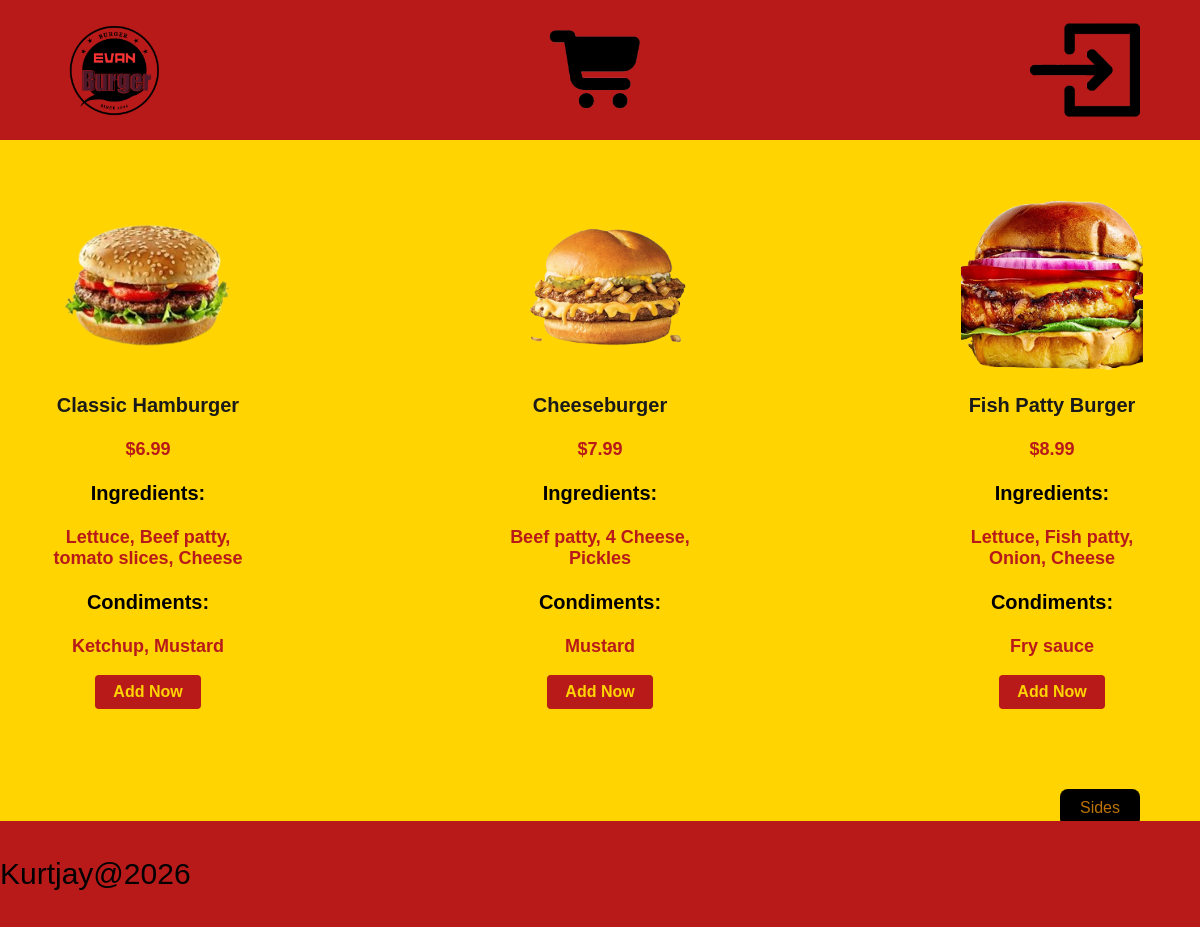
The page /menu on the database its author committed.
### tables this page shows
CREATE TABLE products (id INT, burgers TEXT, price REAL, ingredients TEXT, condiments TEXT, photo, PRIMARY KEY (id));

### app.py (the view)
@app.route('/menu')
def menu():
    sql = "SELECT id, burgers, price, ingredients, condiments, photo FROM products WHERE burgers IS NOT NULL AND burgers != ''"  # only rows that actually have a burger name, so blank/placeholder rows don't show up
    results = query_db(sql)
    return render_template("menus.html", results=results)

### app.py (called while the page is built)
def get_db():
    db = getattr(g, '_database', None)  # checks if a connection was already opened during this request
    if db is None:  # no connection yet this request
        db = g._database = sqlite3.connect(DATABASE)  # open one, and store it on "g" so the rest of this request can reuse it
        db.row_factory = sqlite3.Row  # lets query results be read like dictionaries (row['column']) instead of plain tuples
    return db

@app.teardown_appcontext  # Flask calls this automatically at the end of every request, success or failure
def close_connection(exception):
    db = getattr(g, '_database', None)
    if db is not None:
        db.close()  # closes the connection so it doesn't stay open after the request finishes

def query_db(query, args=(), one=False):
    cur = get_db().execute(query, args)
    rv = cur.fetchall()
    cur.close()
    return (rv[0] if rv else None) if one else rv

### templates/menus.html
{% extends "layout.html" %}
{% block content %}
<div class="burger-grid">
    {% for item in results %}
    <div class="burger-card">
        <img src="/{{ item.photo }}" alt="{{ item.burgers }}">
        <h2>{{ item.burgers }}</h2>
        <p>{{ item.price }}</p>
        <h3>Ingredients: </h3>
        <p>{{ item.ingredients }}</p>
        <h3>Condiments: </h3>
        <p>{{ item.condiments }}</p>
        <form action="{{ url_for('add_burger_to_cart', product_id=item.id) }}" method="post">
            <button type="submit" class="add-now-btn">Add Now</button>
        </form>
    </div>
    {% endfor %}
</div>
<div class="menus-sides-button">
    <a href="/sides">Sides</a>
</div>
{% endblock %}

### templates/layout.html (shortened to what this page needs)
<!DOCTYPE html>
<html lang="en">
<head>
    <link rel="stylesheet" href="../static/CSS/style.css">
</head>
<body>
    <header>
        <div class="header">
            <div class="head">
                <a href="/"><img src="static/images/burger-logo.png" alt="Burger logo" >
                    </a>
            </div>
            <div class="cart">
                <a href="/cart"><img src="static/images/cartlogo.png" alt="Cart">
                    </a>
            </div>
            <div>
                <div class="log">
                    <a href="/login"><img src="static/images/login-logo.png" alt="login logo">
                    </a>
                </div>
            </div>
        </div>
    </header>
    <main>
        {% block content %}{% endblock %}
    </main>
    <footer>
        {% include "footer.html" %}
    </footer>
</body>
</html>

### templates/footer.html (shortened to what this page needs)
<!DOCTYPE html>
<html>
    <link rel="stylesheet" href="../static/CSS/style.css">
<footer>
    <div class="footer-style">
        <p>Kurtjay@2026</p>
    </div>
</footer>
</html>

### static/CSS/style.css (style rules this page uses)
body { margin:0; min-height: 100vh; background: #FFD400; font-family:sans-serif; padding-bottom: 100px; }
footer { background-color: #B81A1A; padding-right: 100%; padding-top: 0.5%; padding-bottom: 0.5%; position: fixed; bottom: 0; left: 0; }
.footer-style { font-size: 30px; font-family: sans-serif; }
header { background-color: #B81A1A; }
.header { display: flex; align-items: center; justify-content: space-between; padding: 15px 60px; }
.header a { display: flex; align-items: center; justify-content: center; }
.header img { height: 110px; width: auto; display: block; }
a { color: black; text-decoration: none; }
main { display: grid; }
main p, h3 { font-size: 20px; margin-top: 10%; grid-column: 2; }
.burger-grid { display: flex; justify-content: center; align-items: flex-end; gap: 20%; flex-wrap: wrap; padding: 60px 20px; }
.burger-card { background: transparent; text-align: center; width: 220px; }
.burger-card img { width: 100%; height: 180px; object-fit: contain; }
.burger-card h2 { font-size: 20px; font-weight: bold; color: #1a1a1a; margin-top: 10px; }
.burger-card p { font-size: 18px; color: #B81A1A; font-weight: bold; }
.menus-sides-button { display: block; width: fit-content; margin: 20px 60px 0 auto; padding: 10px 20px; background-color: #000000; text-align: center; box-sizing: border-box; border-radius: 8px; }
.menus-sides-button a { color: rgb(189, 115, 5); }
.add-now-btn { background-color: #B81A1A; color: #FFD400; border: none; padding: 8px 18px; font-size: 16px; font-weight: bold; border-radius: 4px; cursor: pointer; }

### rows shown on the page
products: photo (picture), burgers "Classic Hamburger", price "$6.99", ingredients "Lettuce, Beef patty, tomato slices, Cheese", condiments "Ketchup, Mustard"
products: photo (picture), burgers "Cheeseburger", price "$7.99", ingredients "Beef patty, 4 Cheese, Pickles", condiments "Mustard"
products: photo (picture), burgers "Fish Patty Burger", price "$8.99", ingredients "Lettuce, Fish patty, Onion, Cheese", condiments "Fry sauce"
